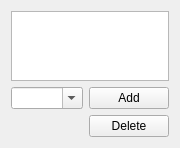
           <widget class="QWidget" name="page_6">
            <property name="geometry">
             <rect>
              <x>0</x>
              <y>0</y>
              <width>145</width>
              <height>132</height>
             </rect>
            </property>
            <attribute name="label">
             <string>Tags</string>
            </attribute>
            <layout class="QVBoxLayout" name="verticalLayout_5">
             <item>
              <widget class="QListWidget" name="TagListWidget">
               <property name="sizePolicy">
                <sizepolicy hsizetype="Expanding" vsizetype="Expanding">
                 <horstretch>0</horstretch>
                 <verstretch>1</verstretch>
                </sizepolicy>
               </property>
              </widget>
             </item>
             <item>
              <layout class="QGridLayout" name="gridLayout_3">
               <item row="0" column="0">
                <widget class="QComboBox" name="tagBox">
                 <property name="sizePolicy">
                  <sizepolicy hsizetype="Preferred" vsizetype="Fixed">
                   <horstretch>1</horstretch>
                   <verstretch>0</verstretch>
                  </sizepolicy>
                 </property>
                 <property name="editable">
                  <bool>true</bool>
                 </property>
                </widget>
               </item>
               <item row="0" column="1">
                <widget class="QPushButton" name="TagAddButton">
                 <property name="text">
                  <string>Add</string>
                 </property>
                </widget>
               </item>
               <item row="1" column="1">
                <widget class="QPushButton" name="TagDeleteButton">
                 <property name="text">
                  <string>Delete</string>
                 </property>
                </widget>
               </item>
              </layout>
             </item>
            </layout>
           </widget>
